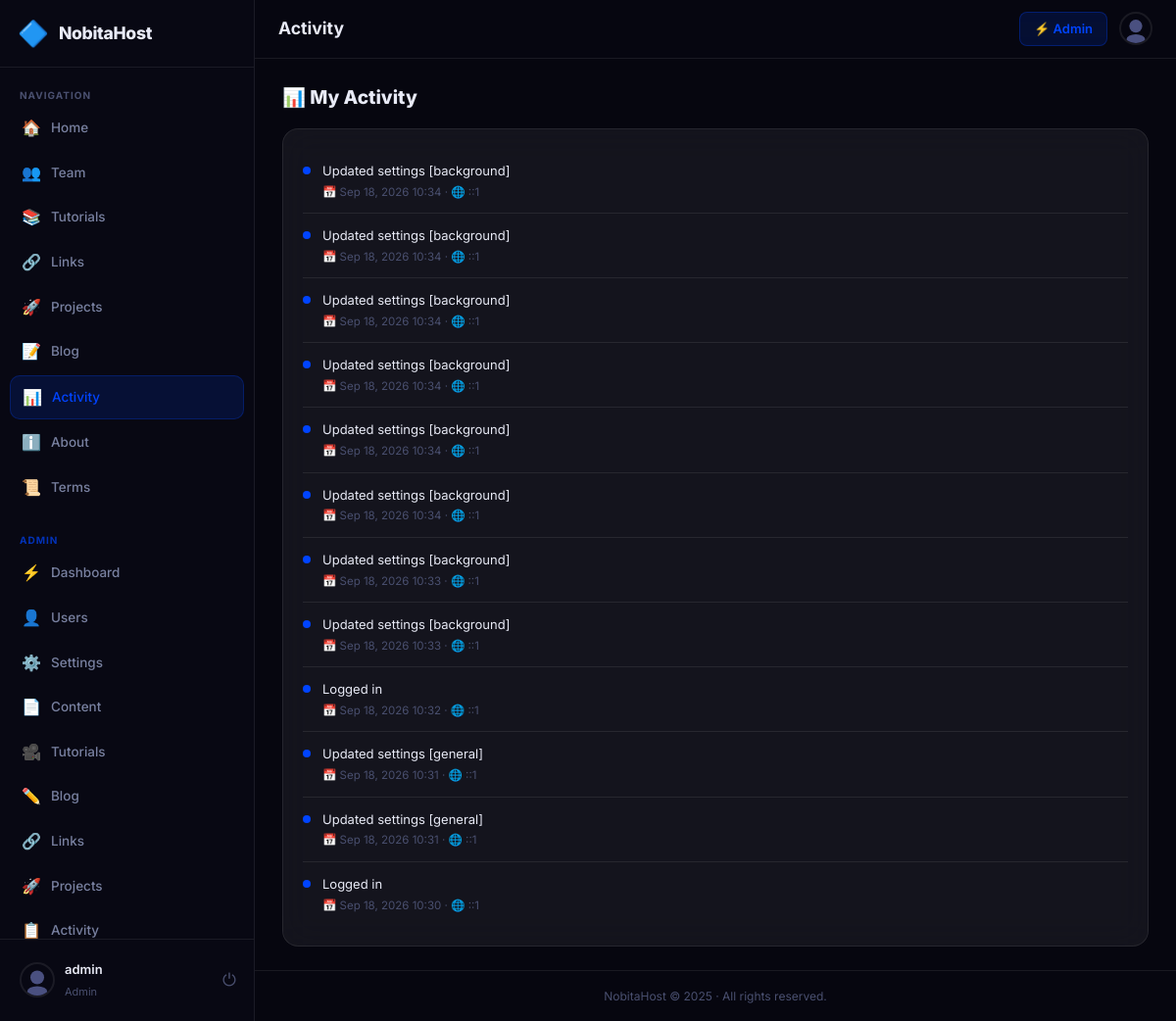
Screenshot of /index.php?page=activity (signed in) with the database file from the repository.
### tables this page shows
CREATE TABLE users (
      id INTEGER PRIMARY KEY AUTOINCREMENT,
      username TEXT UNIQUE NOT NULL,
      email TEXT UNIQUE NOT NULL,
      password TEXT NOT NULL,
      role TEXT NOT NULL DEFAULT 'user',
      status TEXT NOT NULL DEFAULT 'active',
      owner_id INTEGER DEFAULT NULL,
      profile_pic TEXT DEFAULT '',
      bio TEXT DEFAULT '',
      two_factor_enabled INTEGER NOT NULL DEFAULT 0,
      two_factor_secret TEXT DEFAULT NULL,
      is_demo INTEGER NOT NULL DEFAULT 0,
      last_login TEXT,
      last_ip TEXT DEFAULT '',
      created_at TEXT NOT NULL DEFAULT (datetime('now'))
    );

CREATE TABLE activity_log (
      id INTEGER PRIMARY KEY AUTOINCREMENT,
      user_id INTEGER,
      username TEXT DEFAULT '',
      action TEXT NOT NULL,
      ip TEXT DEFAULT '',
      created_at TEXT NOT NULL DEFAULT (datetime('now'))
    );

CREATE TABLE content_pages (
      id INTEGER PRIMARY KEY AUTOINCREMENT,
      slug TEXT UNIQUE NOT NULL,
      title TEXT NOT NULL,
      content TEXT DEFAULT '',
      updated_at TEXT,
      updated_by INTEGER
    );

### index.php (called while the page is built, shortened)
<?php
require_once __DIR__ . '/auth.php';
require_once __DIR__ . '/settings.php';
require_once __DIR__ . '/helpers.php';
require_once __DIR__ . '/mailer.php';
$page = $_GET['page'] ?? 'home';
$routes = [
    'login'        => ['pages/auth/login.php',     false, false],
    'register'     => ['pages/auth/register.php',  false, false],
    'logout'       => ['pages/auth/logout.php',    false, false],
    'forgot'       => ['pages/auth/forgot.php',    false, false],
    'reset'        => ['pages/auth/reset.php',     false, false],
    'verify-2fa'   => ['pages/auth/verify-2fa.php',false, false],
    'home'         => ['pages/user/home.php',         true, false],
    'profile'      => ['pages/user/profile.php',      true, false],
    'team'         => ['pages/user/team.php',          true, false],
    'about'        => ['pages/user/about.php',         true, false],
    'tutorials'    => ['pages/user/tutorials.php',     true, false],
    'projects'     => ['pages/user/projects.php',      true, false],
    'links'        => ['pages/user/links.php',         true, false],
    'activity'     => ['pages/user/activity.php',      true, false],
    'blog'         => ['pages/user/blog.php',          true, false],
    'blog-post'    => ['pages/user/blog-post.php',     true, false],
    'terms'        => ['pages/user/terms.php',         true, false],
    'admin'        => ['pages/admin/dashboard.php',   true, true],
    'admin-users'  => ['pages/admin/users.php',       true, true],
    'admin-settings' => ['pages/admin/settings.php', true, true],
    'admin-content'  => ['pages/admin/content.php',  true, true],
    'admin-tutorials'=> ['pages/admin/tutorials.php', true, true],
    'admin-blog'     => ['pages/admin/blog.php',      true, true],
    'admin-activity' => ['pages/admin/activity.php',  true, true],
    'admin-roles'    => ['pages/admin/roles.php',     true, true],
    'admin-links'    => ['pages/admin/links.php',     true, true],
    'admin-projects' => ['pages/admin/projects.php',  true, true],
];
[$file, $needsAuth, $needsAdmin] = $routes[$page];
$filePath = __DIR__ . '/' . $file;
include $filePath;

### helpers.php (called while the page is built, shortened)
<?php
function h(string $str): string {
    return htmlspecialchars($str, ENT_QUOTES | ENT_HTML5, 'UTF-8');
}
function avatarUrl(?string $profilePic, string $username): string {
    return 'public/img/avatar.svg';
}

### auth.php (called while the page is built, shortened)
<?php
function currentUser(): ?array {
    $db   = getDB();
    $stmt = $db->prepare("SELECT * FROM users WHERE id = ?");
    $stmt->execute([$_SESSION['user_id']]);
    $u = $stmt->fetch();
    return $u;
}
function requireLogin(): array {
    $user = currentUser();
    return $user;
}
function isAdmin(?array $user): bool {
    return $user && $user['role'] === 'admin';
}

### settings.php (called while the page is built, shortened)
<?php
function getContentPage(string $slug): ?array {
    $db   = getDB();
    $stmt = $db->prepare("SELECT * FROM content_pages WHERE slug = ?");
    $stmt->execute([$slug]);
    return $stmt->fetch() ?: null;
}

### pages/user/activity.php (the view, shortened to what this page needs)
<?php
$user   = requireLogin();
$pageId = 'activity';
$db     = getDB();
$stmt   = $db->prepare("SELECT * FROM activity_log WHERE user_id = ? ORDER BY created_at DESC LIMIT 100");
$stmt->execute([$user['id']]);
$logs   = $stmt->fetchAll();
?>
<div class="activity-page">
  <h2 class="section-title">📊 My Activity</h2>
  <?php if (empty($logs)): ?>
  <div class="card empty-state">
    <span class="empty-icon">📊</span>
    <h3>No activity yet</h3>
  </div>
  <?php else: ?>
  <div class="card">
    <div class="activity-list">
      <?php foreach ($logs as $log): ?>
      <div class="activity-item">
        <div class="activity-dot"></div>
        <div class="activity-info">
          <span class="activity-action"><?= h($log['action']) ?></span>
          <span class="activity-meta">
            📅 <?= date('M j, Y H:i', strtotime($log['created_at'])) ?>
            <?php if ($log['ip']): ?> · 🌐 <?= h($log['ip']) ?><?php endif; ?>
          </span>
        </div>
      </div>
      <?php endforeach; ?>
    </div>
  </div>
  <?php endif; ?>
</div>
<?php
include __DIR__ . '/../../views/layout.php';

### views/partials/sidebar.php (shortened to what this page needs)
<?php
$s         = $s ?? getSettings();
$user      = $user ?? currentUser();
$panelName = h($s['panel_name'] ?? 'NobitaHost');
$logoType  = $s['logo_type'] ?? 'emoji';
$logoEmoji = h($s['logo_emoji'] ?? '🔷');
$logoUrl   = h($s['logo_url'] ?? '');
$isAdmin   = isAdmin($user);
$pageId    = $pageId ?? '';
$navItems = [
    ['icon'=>'🏠','label'=>'Home',      'page'=>'home'],
    ['icon'=>'👥','label'=>'Team',       'page'=>'team'],
    ['icon'=>'📚','label'=>'Tutorials',  'page'=>'tutorials'],
    ['icon'=>'🔗','label'=>'Links',      'page'=>'links'],
    ['icon'=>'🚀','label'=>'Projects',   'page'=>'projects'],
    ['icon'=>'📝','label'=>'Blog',       'page'=>'blog'],
    ['icon'=>'📊','label'=>'Activity',   'page'=>'activity'],
    ['icon'=>'ℹ️', 'label'=>'About',     'page'=>'about'],
    ['icon'=>'📜','label'=>'Terms',      'page'=>'terms'],
];
$adminItems = [
    ['icon'=>'⚡','label'=>'Dashboard',  'page'=>'admin'],
    ['icon'=>'👤','label'=>'Users',      'page'=>'admin-users'],
    ['icon'=>'⚙️', 'label'=>'Settings',  'page'=>'admin-settings'],
    ['icon'=>'📄','label'=>'Content',    'page'=>'admin-content'],
    ['icon'=>'🎥','label'=>'Tutorials',  'page'=>'admin-tutorials'],
    ['icon'=>'✏️', 'label'=>'Blog',      'page'=>'admin-blog'],
    ['icon'=>'🔗','label'=>'Links',      'page'=>'admin-links'],
    ['icon'=>'🚀','label'=>'Projects',   'page'=>'admin-projects'],
    ['icon'=>'📋','label'=>'Activity',   'page'=>'admin-activity'],
];
?>
<aside class="sidebar" id="sidebar">
  <div class="sidebar-header">
    <a href="index.php?page=home" class="sidebar-brand">
      <?php if ($logoType === 'image' && $logoUrl): ?>
        <img src="<?= $logoUrl ?>" alt="logo" class="brand-logo-img">
      <?php else: ?>
        <span class="brand-logo-emoji"><?= $logoEmoji ?></span>
      <?php endif; ?>
      <span class="brand-name"><?= $panelName ?></span>
    </a>
  </div>
  <nav class="sidebar-nav">
    <div class="nav-section">
      <span class="nav-section-label">Navigation</span>
      <?php foreach ($navItems as $item): ?>
      <a href="index.php?page=<?= $item['page'] ?>"
         class="nav-item <?= ($pageId === $item['page']) ? 'active' : '' ?>">
        <span class="nav-icon"><?= $item['icon'] ?></span>
        <span class="nav-label"><?= $item['label'] ?></span>
      </a>
      <?php endforeach; ?>
    </div>
    <?php if ($isAdmin): ?>
    <div class="nav-section nav-admin">
      <span class="nav-section-label">Admin</span>
      <?php foreach ($adminItems as $item): ?>
      <a href="index.php?page=<?= $item['page'] ?>"
         class="nav-item <?= ($pageId === $item['page']) ? 'active' : '' ?>">
        <span class="nav-icon"><?= $item['icon'] ?></span>
        <span class="nav-label"><?= $item['label'] ?></span>
      </a>
      <?php endforeach; ?>
    </div>
    <?php endif; ?>
  </nav>
  <div class="sidebar-footer">
    <a href="index.php?page=profile" class="sidebar-user">
      <img src="<?= h(avatarUrl($user['profile_pic'] ?? '', $user['username'])) ?>"
           alt="avatar" class="sidebar-avatar" onerror="this.src='public/img/avatar.svg'">
      <div class="sidebar-user-info">
        <span class="sidebar-username"><?= h($user['username']) ?></span>
        <span class="sidebar-role <?= h($user['role']) ?>"><?= ucfirst(h($user['role'])) ?></span>
      </div>
    </a>
    <a href="index.php?page=logout" class="sidebar-logout" title="Logout">⏻</a>
  </div>
</aside>

### views/partials/footer.php
<?php
$s         = $s ?? getSettings();
$panelName = h($s['panel_name'] ?? 'NobitaHost');
$footerPage = getContentPage('footer');
$footerText = $footerPage ? $footerPage['content'] : "{$panelName} &copy; " . date('Y');
?>
<footer class="app-footer">
  <p><?= $footerText ?></p>
</footer>

### public/css/style.css (style rules this page uses)
:root { --accent: #0044ff; --accent-rgb: 0, 68, 255; --blur: 16px; --radius: 16px; --transparency: 100; --bg: #0a0a0f; --bg2: #10101a; --bg3: #17172a; --surface: rgba(255,255,255,0.06); --surface-hover: rgba(255,255,255,0.10); --border: rgba(255,255,255,0.08); --border-accent: rgba(var(--accent-rgb), 0.4); --text: #e8eaf6; --text-muted: #7880a0; --text-dim: #4a5070; --sidebar-w: 260px; --topbar-h: 60px; --shadow: 0 8px 32px rgba(0,0,0,0.6); --shadow-sm: 0 4px 16px rgba(0,0,0,0.4); --transition: all 0.2s ease; }
*, *::before, *::after { box-sizing: border-box; margin: 0; padding: 0; }
html { scroll-behavior: smooth; }
body { font-family: 'Inter', system-ui, -apple-system, sans-serif; background: var(--bg); color: var(--text); min-height: 100vh; overflow-x: hidden; font-size: 14px; line-height: 1.6; }
a { color: inherit; text-decoration: none; }
img { max-width: 100%; }
body::before { content: ''; position: fixed; inset: 0; z-index: -2; background: var(--bg); }
.sidebar { position: fixed; left: 0; top: 0; bottom: 0; width: var(--sidebar-w); background: rgba(10,10,20,0.85); backdrop-filter: blur(var(--blur)); -webkit-backdrop-filter: blur(var(--blur)); border-right: 1px solid var(--border); display: flex; flex-direction: column; z-index: 100; transition: transform 0.3s ease; }
.sidebar-header { display: flex; align-items: center; justify-content: space-between; padding: 20px 18px; border-bottom: 1px solid var(--border); }
.sidebar-brand { display: flex; align-items: center; gap: 10px; font-weight: 700; font-size: 1.1rem; color: var(--text); }
.brand-logo-emoji { font-size: 1.6rem; line-height: 1; }
.brand-name { font-weight: 800; letter-spacing: -0.02em; }
.sidebar-nav { flex: 1; padding: 12px 10px; overflow-y: auto; overflow-x: hidden; }
.nav-section { margin-bottom: 16px; }
.nav-section-label { font-size: 10px; font-weight: 700; letter-spacing: 0.1em; text-transform: uppercase; color: var(--text-dim); padding: 8px 10px 4px; display: block; }
.nav-item { display: flex; align-items: center; gap: 10px; padding: 9px 12px; border-radius: 10px; color: var(--text-muted); transition: var(--transition); font-weight: 500; margin-bottom: 2px; }
.nav-item.active { background: rgba(var(--accent-rgb), 0.15); color: var(--accent); border: 1px solid rgba(var(--accent-rgb), 0.25); }
.nav-icon { font-size: 1rem; width: 20px; text-align: center; flex-shrink: 0; }
.nav-label { font-size: 13.5px; }
.nav-admin .nav-section-label { color: rgba(var(--accent-rgb), 0.7); }
.sidebar-footer { padding: 12px 10px; border-top: 1px solid var(--border); display: flex; align-items: center; gap: 8px; }
.sidebar-user { display: flex; align-items: center; gap: 10px; flex: 1; min-width: 0; padding: 8px 10px; border-radius: 10px; transition: var(--transition); }
.sidebar-avatar { width: 36px; height: 36px; border-radius: 50%; object-fit: cover; border: 2px solid var(--border); flex-shrink: 0; }
.sidebar-user-info { min-width: 0; }
.sidebar-username { font-weight: 600; font-size: 13px; display: block; white-space: nowrap; overflow: hidden; text-overflow: ellipsis; }
.sidebar-role { font-size: 11px; color: var(--text-dim); text-transform: capitalize; }
.sidebar-logout { color: var(--text-dim); padding: 8px; border-radius: 8px; transition: var(--transition); font-size: 1.1rem; }
.card { background: var(--surface); backdrop-filter: blur(var(--blur)); -webkit-backdrop-filter: blur(var(--blur)); border: 1px solid var(--border); border-radius: var(--radius); padding: 20px; transition: var(--transition); }
.section-title { font-weight: 800; font-size: 1.2rem; margin-bottom: 16px; }
.activity-list { display: flex; flex-direction: column; gap: 0; }
.activity-item { display: flex; align-items: flex-start; gap: 12px; padding: 12px 0; border-bottom: 1px solid var(--border); }
.activity-item:last-child { border-bottom: none; }
.activity-dot { width: 8px; height: 8px; background: var(--accent); border-radius: 50%; flex-shrink: 0; margin-top: 6px; }
.activity-info { display: flex; flex-direction: column; gap: 2px; }
.activity-action { font-size: 13px; color: var(--text); }
.activity-meta,.activity-time { font-size: 11.5px; color: var(--text-dim); }
.app-footer { text-align: center; padding: 16px 24px; font-size: 12px; color: var(--text-dim); border-top: 1px solid var(--border); }

### rows the page displays
users: username "admin", role "Admin"
activity_log: action "Updated settings [background]", created_at "Sep 18, 2026 10:34", ip "::1"
activity_log: action "Updated settings [background]", created_at "Sep 18, 2026 10:34", ip "::1"
activity_log: action "Updated settings [background]", created_at "Sep 18, 2026 10:34", ip "::1"
activity_log: action "Updated settings [background]", created_at "Sep 18, 2026 10:34", ip "::1"
activity_log: action "Updated settings [background]", created_at "Sep 18, 2026 10:34", ip "::1"
activity_log: action "Updated settings [background]", created_at "Sep 18, 2026 10:34", ip "::1"
activity_log: action "Updated settings [background]", created_at "Sep 18, 2026 10:33", ip "::1"
activity_log: action "Updated settings [background]", created_at "Sep 18, 2026 10:33", ip "::1"
activity_log: action "Logged in", created_at "Sep 18, 2026 10:32", ip "::1"
activity_log: action "Updated settings [general]", created_at "Sep 18, 2026 10:31", ip "::1"
activity_log: action "Updated settings [general]", created_at "Sep 18, 2026 10:31", ip "::1"
activity_log: action "Logged in", created_at "Sep 18, 2026 10:30", ip "::1"
content_pages: content "NobitaHost © 2025 · All rights reserved."

### other values shown
$logoEmoji "🔷"
$panelName "NobitaHost"
$item['icon'] "🏠"
$item['label'] "Home"
$item['icon'] "👥"
$item['label'] "Team"
$item['icon'] "📚"
$item['label'] "Tutorials"
$item['icon'] "🔗"
$item['label'] "Links"
$item['icon'] "🚀"
$item['label'] "Projects"
$item['icon'] "📝"
$item['label'] "Blog"
$item['icon'] "📊"
